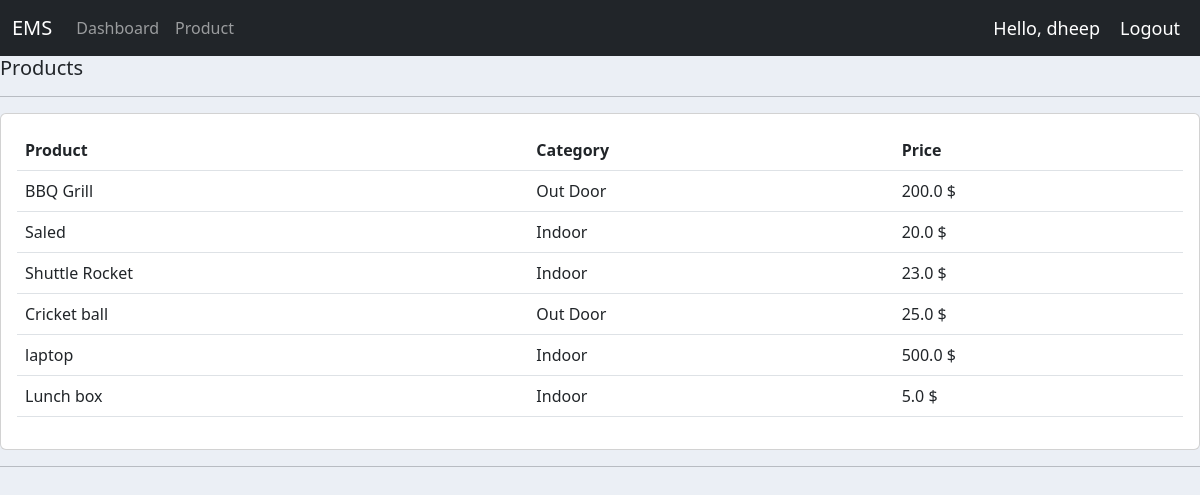
/product/ (signed in), run on the app's committed database.
### accounts/models.py (models this page shows, shortened)
class Product(models.Model):
    CATEGORY=(
        ('Indoor','Indoor'),
        ('Out Door','Out Door')
    )
    name = models.CharField(max_length=200,null=True)
    price = models.FloatField(null=True)
    category = models.CharField(max_length=200,null=True,choices=CATEGORY)
    description = models.CharField(max_length=200,null=True,blank=True)
    date_created = models.DateTimeField(auto_now_add=True,null=True)
    tags = models.ManyToManyField(Tag)

### accounts/decorators.py (the view)
        def wrapper_func(request, *args, **kwargs):
            group = None
            if request.user.groups.exists():
                group = request.user.groups.all()[0].name
            if group in allowed_roles:
                return view_func(request, *args, **kwargs)
            else:
                return HttpResponse('You are not authorised to view this page')

### accounts/views.py (called while the page is built)
@login_required(login_url='login')
@allowed_users(allowed_roles=['admin'])
def product(request):
    products = Product.objects.all()
    return render(request, 'accounts/product.html', {'products': products})

### accounts/templates/accounts/product.html
{% extends "accounts/main.html" %}
{% block content %}
<div class="row">
    <div class="col-md">
        <h5>Products</h5>
        <hr>
        <div class="card card-body">
            <table class="table">
                <tr>
                    <th>Product</th>
                    <th>Category</th>
                    <th>Price</th>
                </tr>
                {% for i in products %}
                <tr>
                    <td>{{ i.name }}</td>
                    <td>{{ i.category }}</td>
                    <td>{{ i.price }} $</td>
                </tr>
                {% endfor %}
            </table>
        </div>
    </div>
</div>
{% endblock %}

### accounts/templates/accounts/navbar.html (shortened to what this page needs)
{% load static %}
<nav class="navbar navbar-expand-lg navbar-dark bg-dark">
    <div class="container-fluid">
        <a class="navbar-brand" href="#">EMS</a>
        <div class="collapse navbar-collapse" id="navbarNav">
            <ul class="navbar-nav">
                {% if request.user.is_staff %}
                <li class="nav-item">
                    <a class="nav-link" href="{% url 'home' %}">Dashboard</a>
                </li>
                <li class="nav-item">
                    <a class="nav-link" href="{% url 'product' %}">Product</a>
                </li>
                {% else %}
                <li class="nav-item">
                    <a class="nav-link" href="{% url 'account' %}">Settings</a>
                </li>
                {% endif %}
            </ul>
        </div>
    </div>
    <span class="hello-msg">Hello, {{request.user}}</span>
    <span><a style="text-decoration: none;" class="hello-msg" href="{% url 'logout' %}">Logout</a></span>
</nav>

### static/css/main.css (style rules this page uses)
body { background-color: #ebeff5; }

### accounts/templates/accounts/navbar.html (style rules this page uses)
.hello-msg { font-size: 18px; color: #fff; margin-right: 20px; white-space: nowrap; }

### data on the page
Product: name "BBQ Grill", category "Out Door", price "200.0"
Product: name "Saled", category "Indoor", price "20.0"
Product: name "Shuttle Rocket", category "Indoor", price "23.0"
Product: name "Cricket ball", category "Out Door", price "25.0"
Product: name "laptop", category "Indoor", price "500.0"
Product: name "Lunch box", category "Indoor", price "5.0"

### other printed values
{{ request.user }} "dheep"
